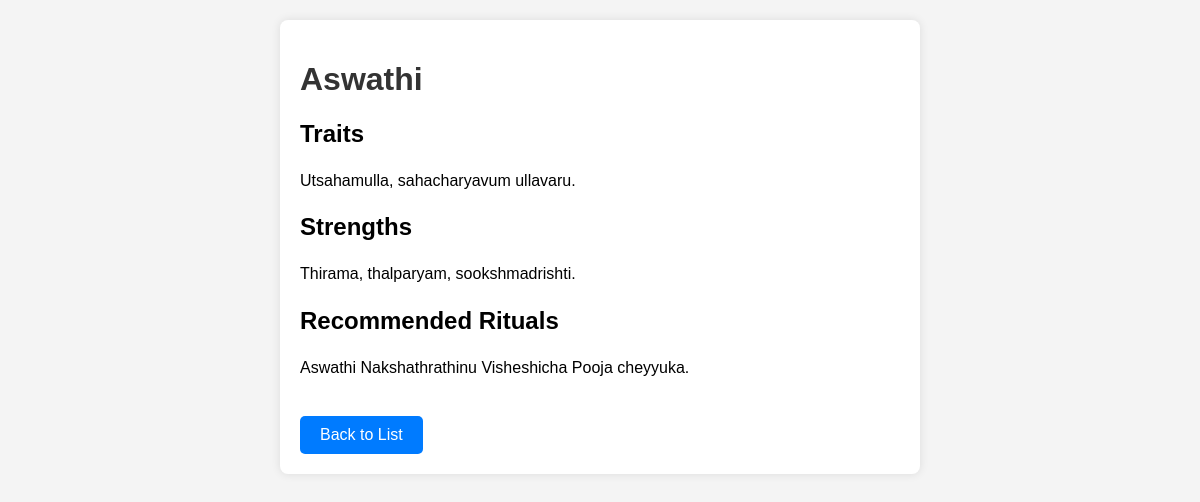
Screenshot of /birth-star-detail/2/ with the database file from the repository.
### temple/models.py (models this page shows, shortened)
class BirthStar(models.Model):
    nakshathra = models.CharField(max_length=255, unique=True)
    traits = models.TextField(blank=True, null=True)   # Added Traits
    strengths = models.TextField(blank=True, null=True)  # Added Strengths
    ritual = models.TextField(blank=True, null=True)  # Added Ritual

### temple/views.py (the view)
# urls.py: path('birth-star-detail/<int:star_id>/', temple.views.birth_star_detail, name='birth_star_detail'),
def birth_star_detail(request, star_id):
    star = get_object_or_404(BirthStar, id=star_id)
    return render(request, 'birth_star_detail.html', {'star': star})

### Templates/birth_star_detail.html (shortened to what this page needs)
<!DOCTYPE html>
<html lang="en">
<head>
</head>
<body>
    <div class="container">
        <h1>{{ star.nakshathra }}</h1>
        <h2>Traits</h2>
        <p>{{ star.traits }}</p>
        <h2>Strengths</h2>
        <p>{{ star.strengths }}</p>
        <h2>Recommended Rituals</h2>
        <p>{{ star.ritual }}</p>
        <a href="{% url 'birth_star_info' %}" class="back-button">Back to List</a>
    </div>
</body>
</html>

### Templates/birth_star_detail.html (style rules this page uses)
body { font-family: Arial, sans-serif; background-color: #f4f4f4; margin: 0; padding: 20px; }
.container { max-width: 600px; margin: 0 auto; background: #fff; padding: 20px; border-radius: 8px; box-shadow: 0 0 10px rgba(0, 0, 0, 0.1); }
h1 { color: #333; }
p { line-height: 1.6; }
.back-button { display: inline-block; margin-top: 20px; padding: 10px 20px; background-color: #007bff; color: white; text-decoration: none; border-radius: 5px; }

### rows the page displays
BirthStar: nakshathra "Aswathi", traits "Utsahamulla, sahacharyavum ullavaru.", strengths "Thirama, thalparyam, sookshmadrishti.", ritual "Aswathi Nakshathrathinu Visheshicha Pooja cheyyuka."
